Frame 1 (no input): blank canvas, image omitted
Frame 60 (the mouse pressed at the canvas centre just before this capture): blank canvas, image omitted
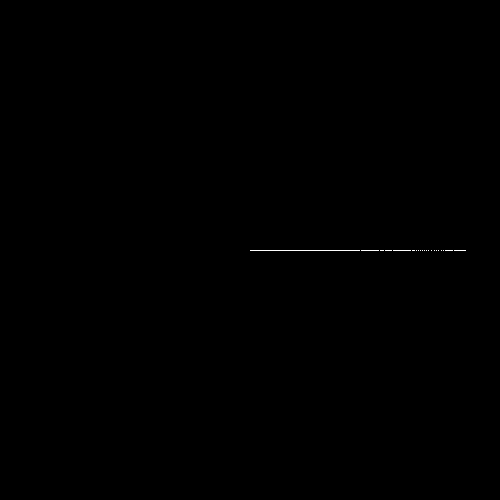
Frame 120 (the mouse held since frame 60 and released just before this capture)

The Processing sketch whose frames 1 and 60 were blank and that drew this single picture after the mouse press (run headless with seeded random() and noise(); from frame 60 on, the mouse is pressed at the canvas centre):

// Processing sketch: flower
// ── flower.pde
float xOffset = 0;       // Perlin x-offset
float yOffset = 0;       // Perlin y-offset
float offsetInc = 0.006; // Perlin offset incremeint
float inc = 1;           // Perin incremeint
float s = 1;             // Start size of perlin ring
float m = 1.005;         // Size multiplier
int nPoints=0;

void setup() {
  size(500, 500);
  background(0);
  blendMode(ADD);
  noFill();
  stroke(255, 64, 8, 128);
}

void draw() {
  //ellipse(20,100,20,20);
  translate(width * 0.5, height * 0.5);

  if (s < 2000) {
    // Create a series of perlin rings from big to small
    for (int intimes = 0; intimes < 10; intimes++) {

      // Less poiints for smaller rings
      nPoints = int(2 * PI * s);
      nPoints = min(nPoints, 500);

      // Create ring
      beginShape(POINTS);
      for (int i = 0; i < nPoints; i++) {
        float a = i / nPoints * TAU;
        PVector p = PVector.fromAngle(i / nPoints * TAU);
        float n = noise(xOffset + p.x * inc, yOffset + p.y * inc) * s;
        // console.log(n);
        p.mult(n);
        vertex(p.x, p.y);
      }
      endShape();

      // Incremeint perlin offset for next ring
      xOffset += offsetInc;
      yOffset += offsetInc;

      // Update size
      s *= m;
      //ellipse(100,100,20,20);
    }
  } else {
    noLoop();
  }
}
